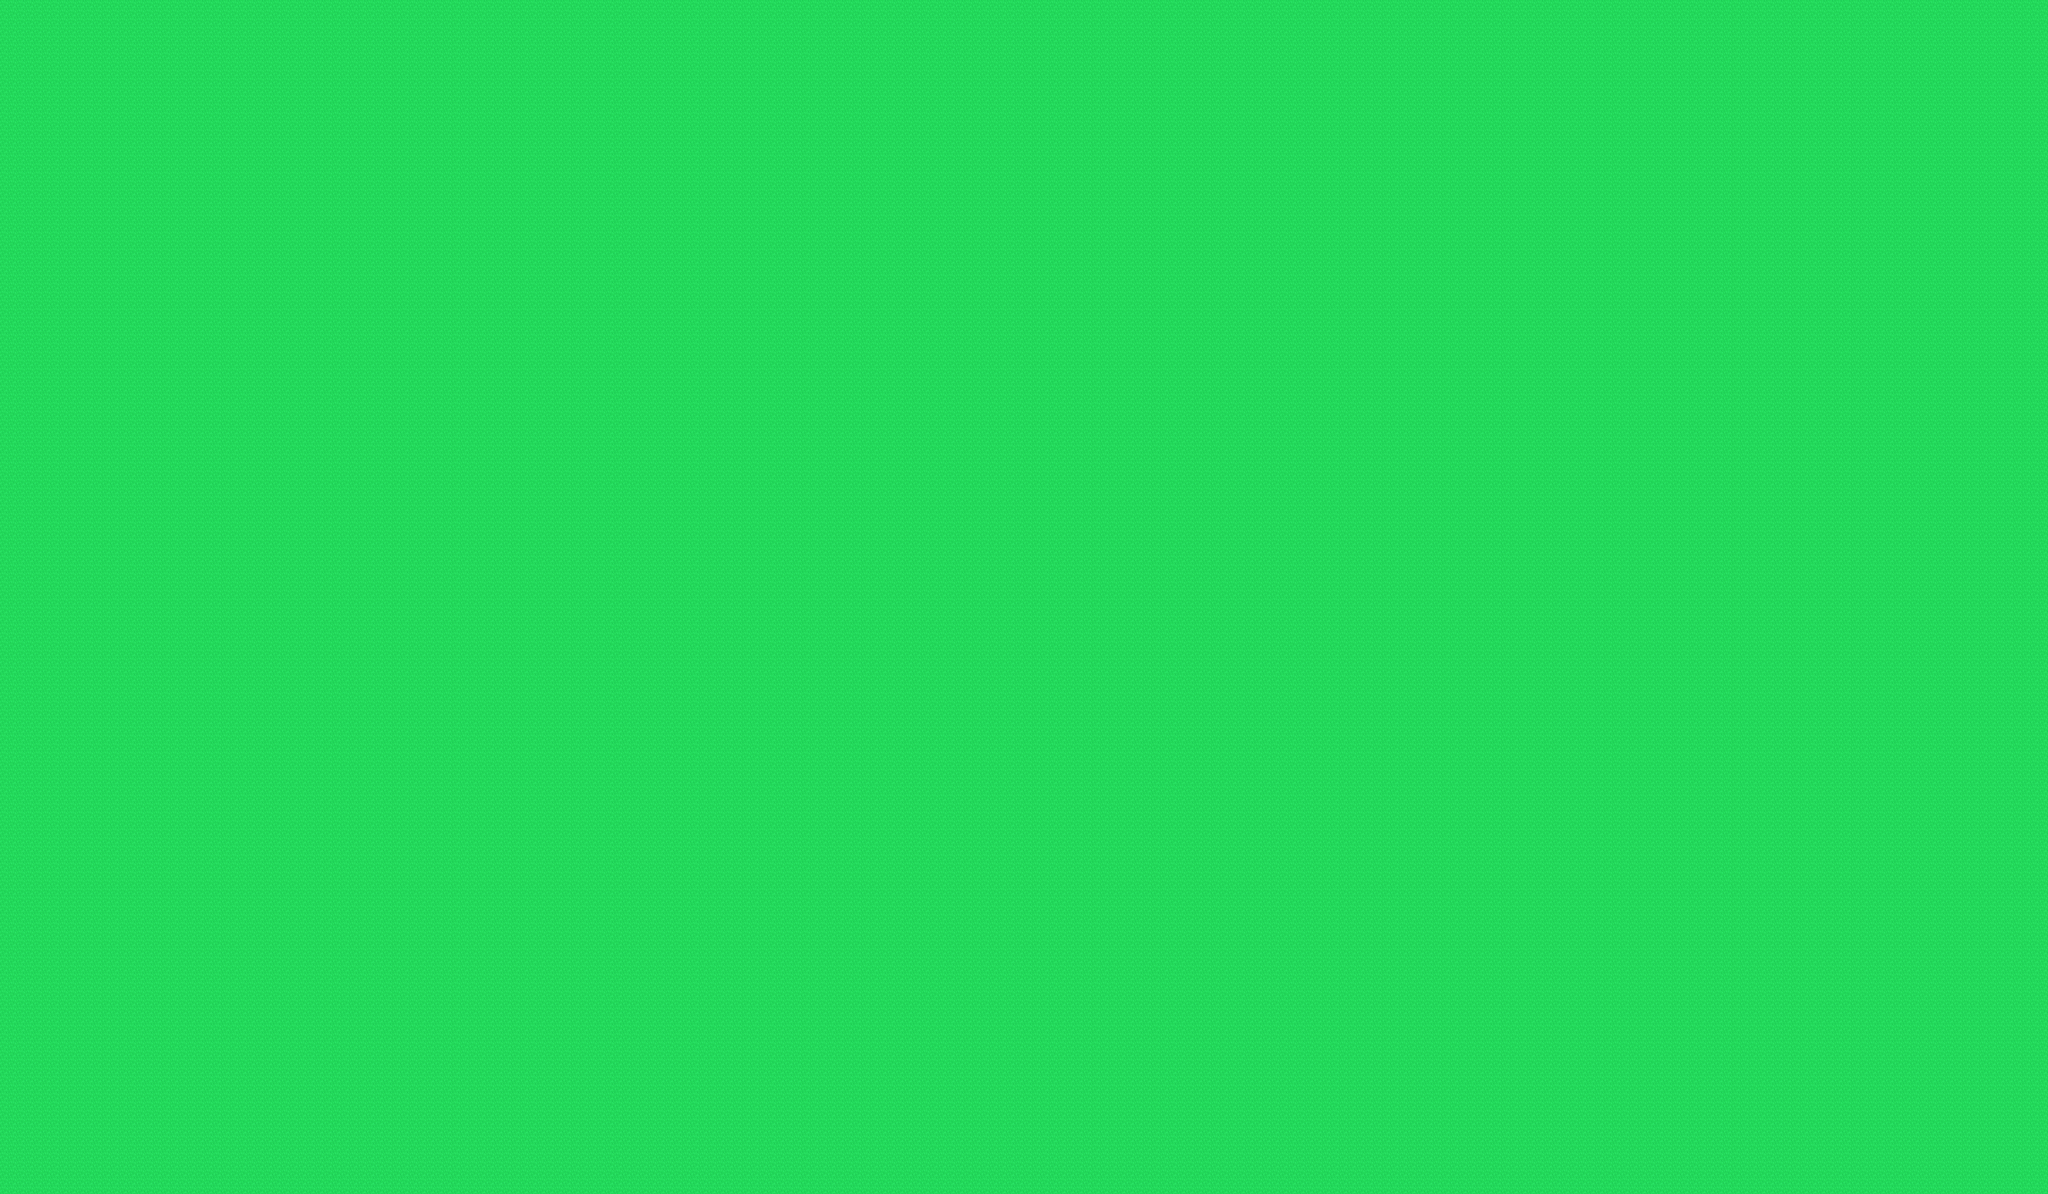

A 2D game scene composited from a Tiled map and its tileset images. What follows is a short description and the map's XML, with each tile layer's data collapsed to a summary:
An orthogonal 240x140 tile map with 16x16 px tiles, 1 tile layer (Tile Layer 1).

<map version="1.9" tiledversion="1.9.2" orientation="orthogonal" renderorder="right-down" width="240" height="140" tilewidth="16" tileheight="16" infinite="0" nextlayerid="2" nextobjectid="1">
 <tileset firstgid="1" source="isaiah.tsx" />
 <layer id="1" name="Tile Layer 1" width="240" height="140">
  <data>[33600 cells, 33600 non-empty, 1 distinct tile ids]</data>
 </layer>
</map>
